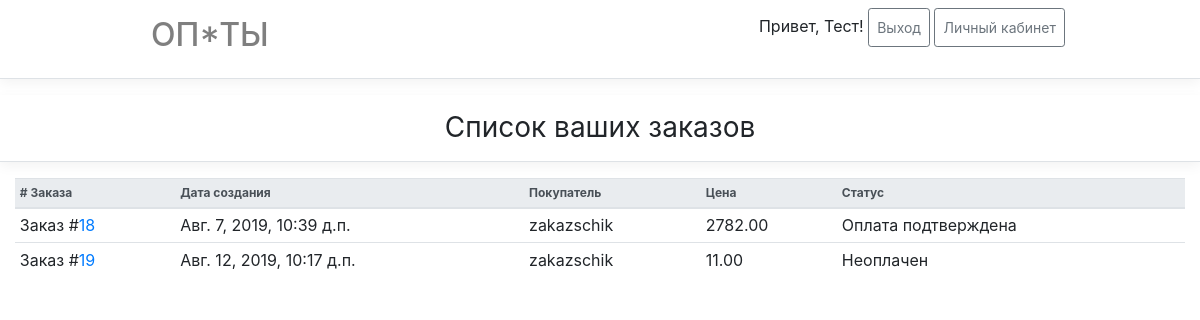
The page /orders/ (signed in) on the database as committed earlier.
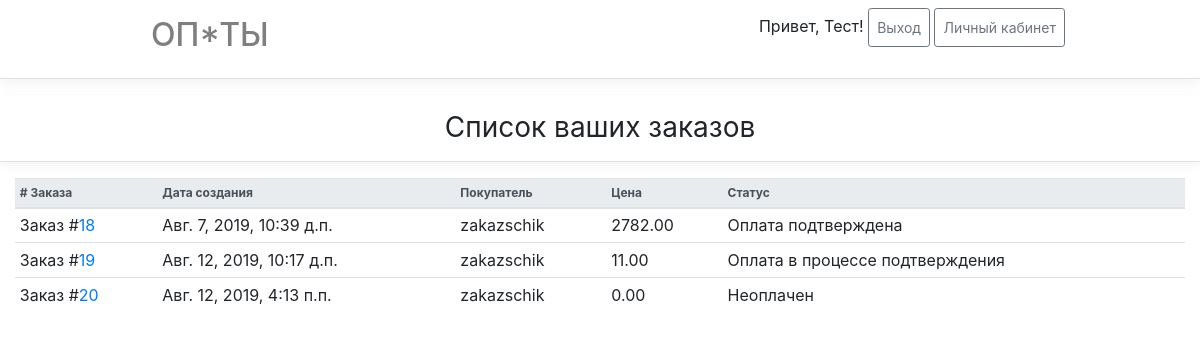
The same page on the database as committed later.
### main/models.py (models this page shows, shortened)
class User(AbstractUser):
    phone = models.CharField('Телефон', max_length=20)
    location = models.CharField('Адрес', max_length=255)
    birth_date = models.DateField('Дата рождения', blank=True, default='')
    role = models.PositiveSmallIntegerField('Роль', choices=tuple(Roles), default=Roles.UNREGISTERED)
    balance = models.DecimalField(max_digits=10, decimal_places=2, default=0)

class Order(ModelWithTimestamp, ModelWithUser):
    objects = OrderManager()
    status = models.PositiveSmallIntegerField(default=OrderStatuses.CREATED, choices=tuple(OrderStatuses))
    paid_price = models.DecimalField(max_digits=10, decimal_places=2, default=0, blank=True)
    @property
    def price(self):
        return sum(oi.price * oi.quantity for oi in OrderItem.objects.get_used(order=self))
    class Meta:
        ordering = ('created_date', )
    @property
    def status_to_string(self):
        return OrderStatuses[self.status]

class OrderItem(ModelWithTimestamp, ModelWithUser):
    objects = OrderItemManager()
    product = models.ForeignKey('Product', verbose_name='Продукт', on_delete=models.SET_NULL, null=True, blank=True)
    order = models.ForeignKey(Order, verbose_name='Заказ', on_delete=models.CASCADE)
    price = models.DecimalField(verbose_name='Цена', max_digits=10, decimal_places=2, default=0)
    quantity = models.PositiveIntegerField(verbose_name='Количество', default=1)
    order_comment = models.TextField(verbose_name='Комментарий к заказу', max_length=255, blank=True, default='')
    customer_comment = models.TextField(verbose_name='Комментарий заказчика', max_length=255, blank=True, default='')
    status = models.PositiveSmallIntegerField(verbose_name='Статус',
                                              default=OrderItemStatuses.CREATED,
                                              choices=tuple(OrderItemStatuses))
    state = models.PositiveSmallIntegerField(verbose_name='Состояние',
                                             default=OrderItemStates.USED,
                                             choices=tuple(OrderItemStates))
    parent = models.OneToOneField('self', verbose_name='Заменяемый товар', on_delete=models.CASCADE, null=True, blank=True)
    @property
    def product_place(self):
        return self.product.place if self.product else ''
    @property
    def product_name(self):
        return self.product.name if self.product else ''

### main/views.py (the view)
# urls.py: path('orders/', main_views.OrdersListView.as_view(), name='orders'),
class OrdersListView(LoginRolesRequiredMixin, TemplateView):
    template_name = 'main/orders.html'
    allowed_roles = (Roles.ZAKAZSCHIK, Roles.ZAKUPSCHIK)
    def __init__(self):
        self.user = None
        self.product_id = None
    def get_context_data(self, **kwargs):
        context = super().get_context_data(**kwargs)
        if self.product_id:
            context['product_id'] = self.product_id
        if self.user.role in (Roles.ZAKUPSCHIK, Roles.ADMINISTRATOR):
            order_qs = _models.Order.objects.get_list()
        else:
            order_qs = _models.Order.objects.get_list(created_by=self.user)
        context['orders'] = order_qs
        print(context)
        return context
    def dispatch(self, request, *args, **kwargs):
        self.user = request.user
        if 'product_id' in kwargs:
            self.product_id = kwargs['product_id']
        return super().dispatch(request, *args, **kwargs)

### main/core/mixins.py (called while the page is built)
    def dispatch(self, request, *args, **kwargs):
        user = request.user
        if not user.is_authenticated:
            return self.handle_no_permission()
        if user.role not in self.allowed_roles and user.role != Roles.ADMINISTRATOR:
            return self.handle_no_permission()
        return super().dispatch(request, *args, **kwargs)

### main/core/types.py (called while the page is built)
    def __getitem__(cls, item):
        return cls.__dict__['iter_items'][item]

### main/models.py (called while the page is built)
    def get_list(self, **kwargs):
        return Order.objects.filter(**kwargs)

    def get_used(self, **kwargs):
        return OrderItem.objects.filter(state=OrderItemStates.USED, **kwargs)

### main/templates/main/orders.html (shortened to what this page needs)
{% extends 'base.html' %}
{% block content %}
    <h3 class="font-weight-normal text-center py-3 mb-3 border-bottom box-shadow">
    {% if product_id %}
        Укажите заказ куда добавить товар
    {% else %}
        Список ваших заказов
    {% endif %}
    </h3>
    <div class="container table-container">
        <table class="table table-sm table-hover " id="OrdersTable">
            <thead class="thead-light table-ts">
            <tr>
                <th scope="col"># Заказа</th>
                <th scope="col">Дата создания</th>
                <th scope="col">Покупатель</th>
                <th scope="col">Цена</th>
                <th scope="col">Статус</th>
            </tr>
            </thead>
            <tbody>
            {% for o in orders %}
                <tr>
                    {% if product_id %}
                         <td scope="row">Заказ #<a href="{% url 'main:joint_item_to_product' pk=o.id product_pk=product_id %}">{{ o.id }}</a></td>
                    {% else %}
                         <td scope="row">Заказ #<a href="{% url 'main:order_details' pk=o.id %}">{{ o.id }}</a></td>
                    {% endif %}
                    <td>{{ o.created_date }}</td>
                    <td>{{ o.created_by.username }}</td>
                    <td>{{ o.price }}</td>
                    <td>{{ o.status_to_string }}</td>
                </tr>
            {% endfor %}
            </tbody>
        </table>
    </div>
{% endblock content %}

### templates/base.html (shortened to what this page needs)
{% load static %}
<!DOCTYPE html>
<html lang="en">
<head>
    <link rel="stylesheet" href="https://stackpath.bootstrapcdn.com/bootstrap/4.3.1/css/bootstrap.min.css">
    <link rel="stylesheet" href="{% static 'css/styles.css' %}">
</head>
<body>
    <div class="mb-3 border-bottom box-shadow">
        <div class="container">
        <div class="row justify-content-between">
            <div class="col-6">
                <h2 class="d-flex justify-content-between align-items-center py-2">
                     <a class="nav-link active" href="{% url 'main:index' %}" style="color: rgba(0,0,0,.5);">ОП*ТЫ</a>
                </h2>
            </div>
                {% if user.is_authenticated %}
                    <div class="col-6">
                        <div class="py-2 text-right">
                            {% if user.first_name and user.last_name %}
                                <span> Привет, {{ user.first_name }}!</span>
                            {% else %}
                                <span> Логин: {{ user.username }} </span>
                            {% endif %}
                            <a class="py-2 btn btn-sm btn-outline-secondary" href="{% url 'main:logout' %}">Выход</a>
                            {% if pers_area_url == 'administrator' %}
                                <a class="py-2 btn btn-sm btn-outline-secondary" href="{% url 'main:administrator' %}">Личный кабинет</a>
                            {% elif pers_area_url == 'zakupschik' %}
                                <a class="py-2 btn btn-sm btn-outline-secondary" href="{% url 'main:zakupschik' %}">Личный кабинет</a>
                            {% else %}
                                <a class="py-2 btn btn-sm btn-outline-secondary" href="{% url 'main:zakazschik' %}">Личный кабинет</a>
                            {% endif %}
                        </div>
                {% else %}
                    <div class="col-3 text-right">
                        <div class="py-3 btn-group">
                            <a class="btn btn-sm btn-outline-secondary " href="{% url 'main:signup' %}">Регистрация</a>
                            <a class="btn btn-sm btn-outline-secondary" href="{% url 'main:login' %}">Войти</a>
                        </div>
                {% endif %}
                    </div>
                    </div>
            </div>
        </div>
    {% block content %}{% endblock %}
</body>
</html>

### main/static/css/styles.css (style rules this page uses)
.container { max-width: 960px; }
.table-container { max-width: 1200px; }
.box-shadow { box-shadow: 0 0.25rem 0.75rem rgba(0, 0, 0, .05); }
.table-ts { font-size: 12px; }

Rows that differ between the two databases and show on the page:
changed Order id 19: status_to_string "Неоплачен" → "Оплата в процессе подтверждения"
added Order: id "20", created_date "Авг. 12, 2019, 4:13 п.п.", created_by.username "zakazschik", price "0.00", status_to_string "Неоплачен"
